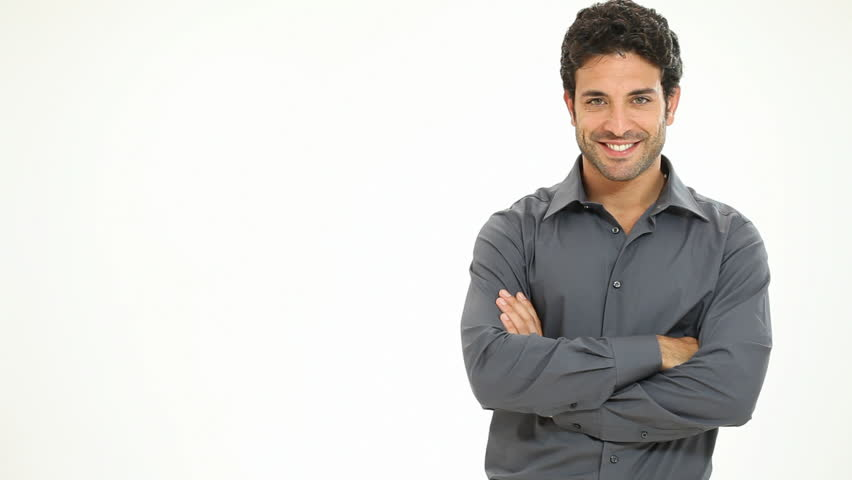
#> input picture data/grey.jpg, 852 x 480 px; the run also reads 1 picture not shown here
$ python main.py
#> lines starting #> are read from the running program, lines starting #| are printed output that depends on the picture; after the words box and inside, x2 and y2 are one past the last pixel; in counts of white or black regions, pixels touching at a corner belong together; long printed decimals are rounded
#Imports
import cv2
import numpy as np
import matplotlib.pyplot as plt
from PIL import Image
#Function for counting area of a figure
def count_area(pth):
    # load the image
    image = Image.open(pth)
    # convert image to numpy array
    data = np.asarray(image)
    #shape of the image (size)
    shape = list(data.shape)
    #Number of non-alpha pixels
    counter = 0
    #Pixels list
    pixels = []
    #Filling in pixels list
    for i in data:
        for j in i:
            pixels.append(j)
    #Counting non-alpha pixels
    for i in pixels:
        r = i[0] #RED
        g = i[1] #GREEN
        b = i[2] #BLUE
        a = i[3] #ALPHA
        #Check for alpha
        if a >= 0:
            counter+=1
    print("Enter your ruler length in cm")
    ruler_length = int(input()) #cm
    width = shape[1]
    '''
    #Pixel's side
    px = width/ruler_length
    #Pixel's area
    px_area = px**2
    #Area of a figure
    area_of_figure = px_area*counter
    return area_of_figure'''
    #DPI = (число пикселей в фотографии по горизонтали х 2,54) / ширина фотографии
    #Dots per cm
    dpc = width*2.54 / ruler_length
    area_of_figure = counter/dpc
    return area_of_figure

def delete_bg(pth):
    #Parameters
#> called with pth = ''
    BLUR = 21
    CANNY_THRESH_1 = 10
    CANNY_THRESH_2 = 200
    MASK_DILATE_ITER = 10
    MASK_ERODE_ITER = 10
    MASK_COLOR = (0.0,0.0,1.0) # In BGR format
    #Read image
    img = cv2.imread('data/grey.jpg')
#> img is the input picture: shape (480, 852, 3); mean B, G, R 212.1, 215.1, 215.9
    gray = cv2.cvtColor(img,cv2.COLOR_BGR2GRAY)
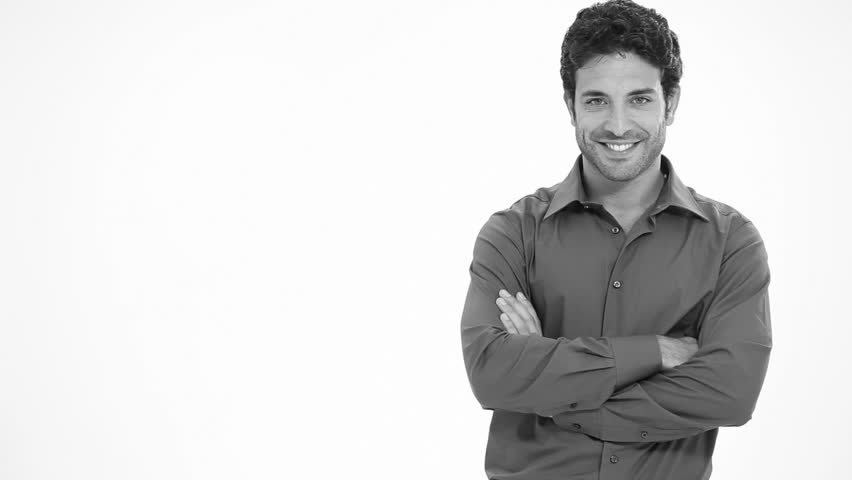
#> gray: shape (480, 852); min 2, max 255, mean 215
    #Edge detection
    edges = cv2.Canny(gray, CANNY_THRESH_1, CANNY_THRESH_2)
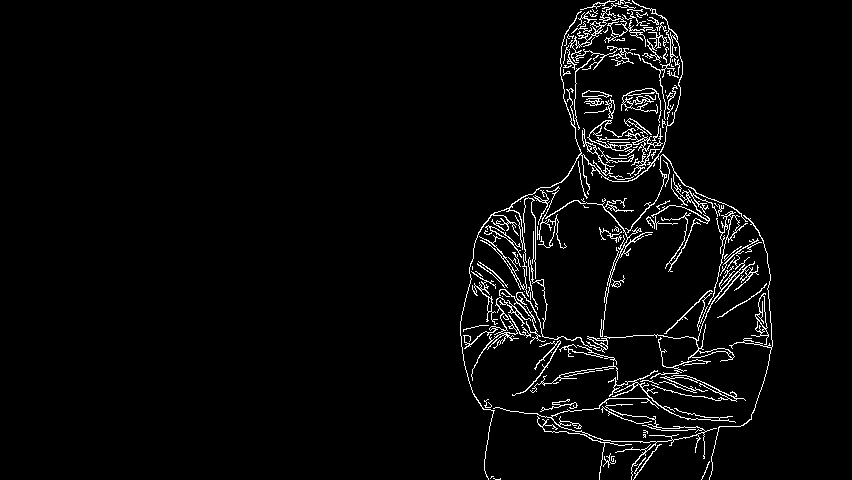
#> edges: shape (480, 852); 3.4% white in thin lines or dots, all inside (x1, y1, x2, y2) = (460, 0, 773, 480)
    edges = cv2.dilate(edges, None)
#> edges: shape (480, 852); 10.1% white; 1 white region, box (x1, y1, x2, y2) and area: (459, 0, 774, 480) 41279
    edges = cv2.erode(edges, None)
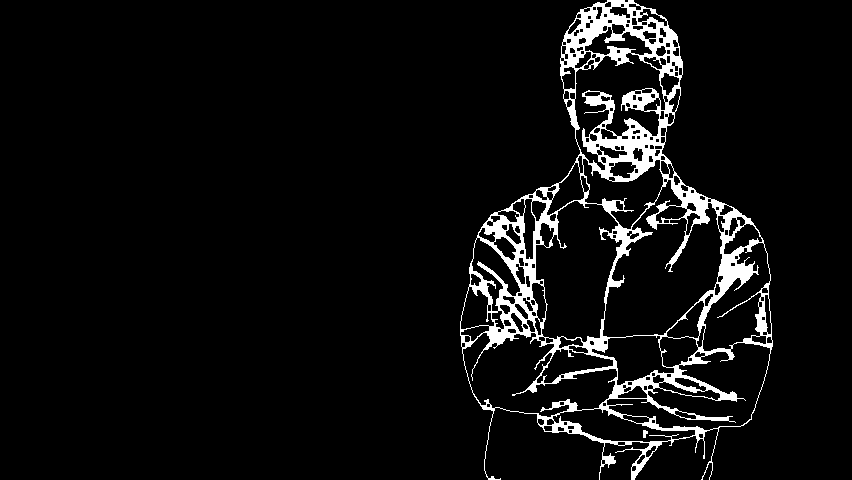
#> edges: shape (480, 852); 5.9% white; 2 white regions
    #Find contours in edges, sort by area
    contour_info = []
    contours, _ = cv2.findContours(edges, cv2.RETR_LIST, cv2.CHAIN_APPROX_NONE)
#> contours = 259 contours, 72 with area under 20; largest, box (x1, y1, x2, y2) and area: (460, 0, 773, 480) 88494, (602, 179, 723, 338) 10712, (535, 200, 623, 343) 8503, (462, 332, 618, 418) 7538, (606, 342, 771, 431) 6682
    for c in contours:
        contour_info.append((
            c,
            cv2.isContourConvex(c),
            cv2.contourArea(c),
        ))
#> after the loop, contour_info = 259 items
    contour_info = sorted(contour_info, key=lambda c: c[2], reverse=True)
    max_contour = contour_info[0]
#> max_contour = 3 items, first 3: contour of 1865 points, box (x1, y1, x2, y2) (460, 0, 773, 480), area 88494, False, 88493.5
    #Create empty mask, draw filled polygon on it corresponding to largest contour
    #Mask is black, polygon is white
    mask = np.zeros(edges.shape)
    cv2.fillConvexPoly(mask, max_contour[0], (255))
#> mask: shape (480, 852) float64; 24.2% white; 1 white region, box (x1, y1, x2, y2) and area: (460, 0, 773, 480) 99169
    #Smooth mask, then blur it
    mask = cv2.dilate(mask, None, iterations=MASK_DILATE_ITER)
#> mask: shape (480, 852) float64; 27.7% white; 1 white region, box (x1, y1, x2, y2) and area: (450, 0, 783, 480) 113450
    mask = cv2.erode(mask, None, iterations=MASK_ERODE_ITER)
#> mask: shape (480, 852) float64; 24.4% white; 1 white region, box (x1, y1, x2, y2) and area: (460, 0, 773, 480) 99860
    mask = cv2.GaussianBlur(mask, (BLUR, BLUR), 0)
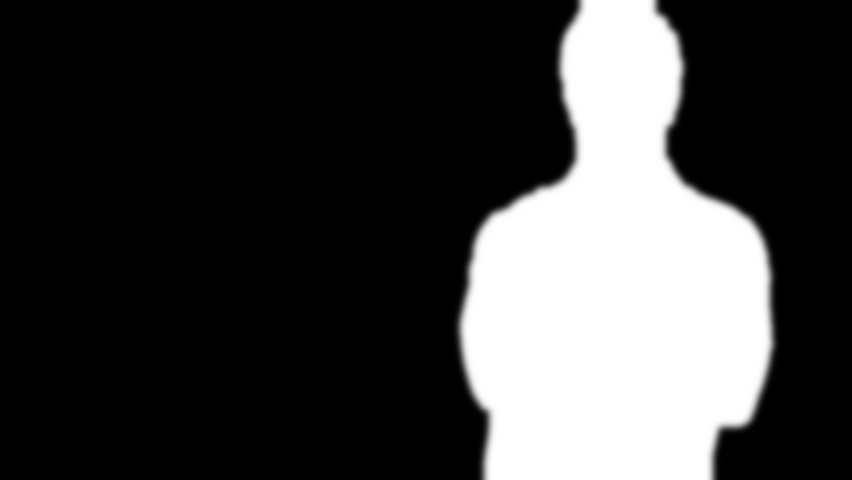
#> mask: shape (480, 852) float64; min 0, max 255, mean 62.3; drawn with min black and max white
    mask_stack = np.dstack([mask]*3)    # Create 3-channel alpha mask
    #Blend masked img into MASK_COLOR background
    mask_stack  = mask_stack.astype('float32') / 255.0          # Use float matrices,
    img         = img.astype('float32') / 255.0                 #  for easy blending
    masked = (mask_stack * img) + ((1-mask_stack) * MASK_COLOR) # Blend
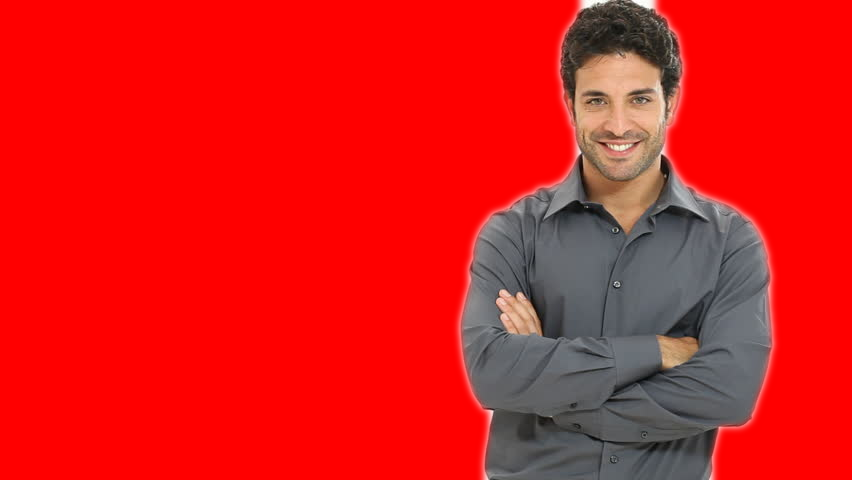
#> masked: shape (480, 852, 3) float64; mean of channels 0, 1, 2 0.097, 0.0994, 0.861; drawn as B, G, R
    masked = (masked * 255).astype('uint8')                     # Convert back to 8-bit
    #Split image into channels
    c_red, c_green, c_blue = cv2.split(img)
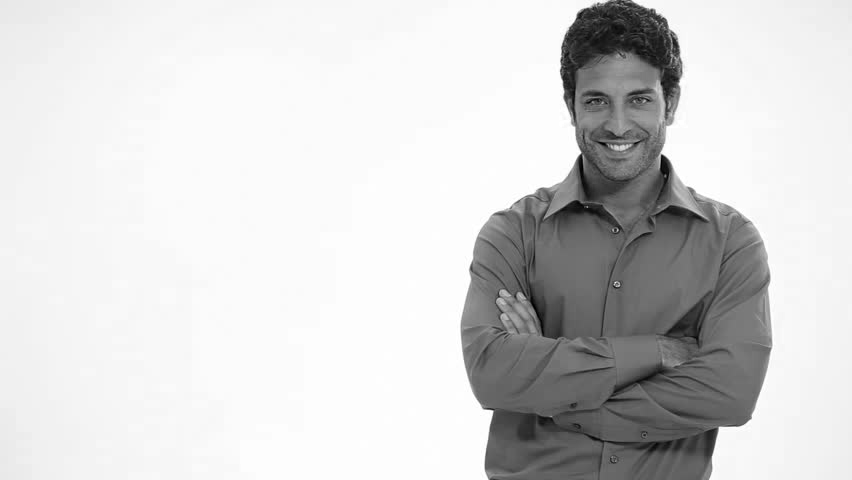
#> c_red: shape (480, 852) float32; min 0, max 1, mean 0.832
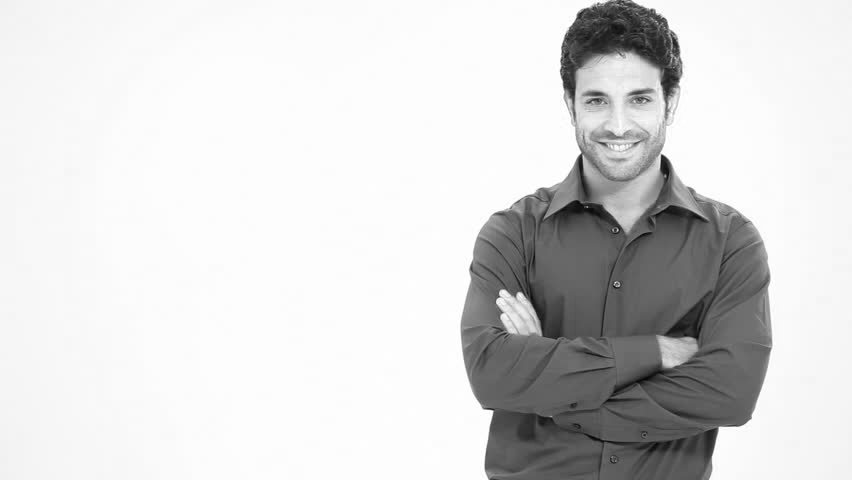
#> c_blue: shape (480, 852) float32; min 0.00392, max 1, mean 0.847
    #Merge with mask got on one of a previous steps
    img_a = cv2.merge((c_red, c_green, c_blue, mask.astype('float32') / 255.0))
def calculate_area():
    print('Enter the path to your image')
    pth = input()
    delete_bg(pth)
    area = count_area('./ready_images/deleted_bg.png')
#> after the loop in count_area, `for i in data:`: pixels = 408960 items
#> the loop in count_area, `for i in pixels:` made 408960 passes
#> (i, r, g, b) on passes 1 to 12: ([241, 243, 232, 0], 241, 243, 232), ([241, 243, 232, 0], 241, 243, 232), ([241, 243, 232, 0], 241, 243, 232), ([241, 243, 232, 0], 241, 243, 232), ([241, 243, 232, 0], 241, 243, 232), ([241, 243, 232, 0], 241, 243, 232), ([241, 243, 232, 0], 241, 243, 232), ([241, 243, 232, 0], 241, 243, 232), ([242, 244, 233, 0], 242, 244, 233), ([242, 244, 233, 0], 242, 244, 233), ([242, 244, 233, 0], 242, 244, 233), ([242, 244, 233, 0], 242, 244, 233)
#> (r, g, b) on passes 61 to 66: (246, 246, 236), (246, 246, 236), (246, 246, 236), (246, 246, 236), (246, 246, 236), (246, 246, 236)
#> after the loop in count_area, `for i in pixels:`: counter = 408960
#> the answer given: 3
#> in count_area, `area_of_figure = counter/dpc`: area_of_figure = 566.9
#> area = 566.9
    print(f"The area of your figure is {area} cm2")
#| The area of your figure is 566.929 cm2
calculate_area()
